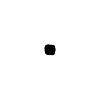
Frame 1 (no input)
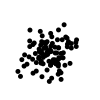
Frame 60 (the mouse pressed at the canvas centre just before this capture)
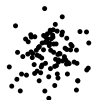
Frame 120 (the mouse held since frame 60 and released just before this capture)

The Processing sketch that drew these frames (run headless with seeded random() and noise(); from frame 60 on, the mouse is pressed at the canvas centre):

// Processing sketch: FruitFly_2
// ── FruitFly_2.pde
//class
Gnat[] swarm = new Gnat[100];

void setup() {
  size(100,100);
  noStroke();
  for (int i = 0; i <  swarm.length; i++) {
  swarm[i] = new Gnat();
  
  }
}

void draw() {
   background(255);
   //function
  for (int i = 0; i <  swarm.length; i++) {
  swarm[i].fly();
  
  }
  
}

class Gnat{
  float flyX = 50;
  float flyY = 50;
  float flyAlpha = 255;
  float flySize = 5;
  float flyRed = 0;
  float flyGreen = 0;
  float flyBlue = 0;
  
  Gnat(){
 // code here will happen once
 // when instance is created
 
 
 
   
  }
  
  void fly() {
   flyX = flyX + random(-3,3);
   flyY = flyY + random(-3,3); 
   fill(flyGreen,flyAlpha);
   ellipse(flyX,flyY,flySize,flySize);
}

void zap() {  
   if (flyX > width) {
      flyX = width/2;
      background(255,255,0);
   }
   if (flyX < 0) {
      flyX = width/2;
      background(255,255,0);
   }
   if (flyY > height) {
      flyY = height/2;
      background(255,255,0);
   }
   if (flyY < 0) {
      flyY = height/2;
      background(255,255,0);
   }
 

 }


}
